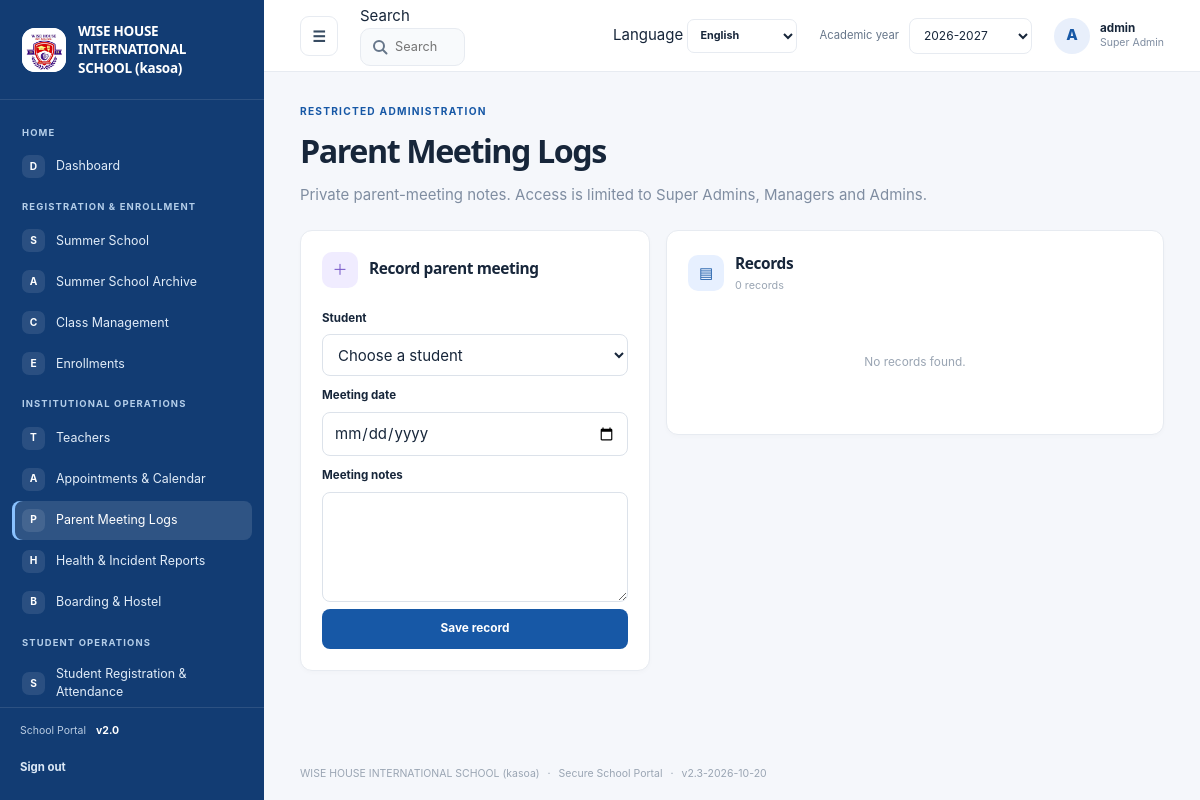
Page /admin/parent-meetings (signed in) on the committed database.
### tables this page shows
CREATE TABLE settings (
    key TEXT PRIMARY KEY,
    value TEXT NOT NULL
);

CREATE TABLE navigation_items (
    id INTEGER PRIMARY KEY AUTOINCREMENT,
    category TEXT NOT NULL,
    title TEXT NOT NULL,
    icon TEXT NOT NULL DEFAULT 'circle',
    url_endpoint TEXT NOT NULL,
    route_arg TEXT NOT NULL DEFAULT '',
    is_active INTEGER NOT NULL DEFAULT 1 CHECK (is_active IN (0, 1)),
    display_order INTEGER NOT NULL DEFAULT 0
);

CREATE TABLE users (
    id INTEGER PRIMARY KEY AUTOINCREMENT,
    username TEXT NOT NULL UNIQUE,
    password_hash TEXT NOT NULL,
    role TEXT NOT NULL DEFAULT 'manager'
      CHECK (role IN (
        'super_admin', 'admin', 'manager', 'teacher', 'student', 'parent',
        'health_officer', 'boarding_master'
      )),
    email TEXT UNIQUE,
    teacher_id INTEGER REFERENCES teachers(id) ON DELETE CASCADE,
    student_id INTEGER REFERENCES students(id) ON DELETE CASCADE,
    is_active INTEGER NOT NULL DEFAULT 1 CHECK (is_active IN (0, 1))
);

### school_system/views.py (the view, shortened to what this page needs)
@bp.route("/admin/parent-meetings", methods=("GET", "POST"))
@roles_required("super_admin", "manager", "admin")
def parent_meetings():
    db = get_db()
    edit_id = request.args.get("edit", type=int)
    editing = None
    if edit_id:
        editing = db.execute(
            "SELECT * FROM parent_meetings WHERE id=?", (edit_id,)
        ).fetchone()
        if editing is None:
            abort(404)
    students = db.execute(
        "SELECT id,name,grade_level FROM students ORDER BY name"
    ).fetchall()
    records = db.execute(
        "SELECT m.id,m.student_id,m.meeting_date,m.notes,m.created_at,"
        "s.name AS student_name,s.grade_level,u.username AS author "
        "FROM parent_meetings m JOIN students s ON s.id=m.student_id "
        "LEFT JOIN users u ON u.id=m.created_by "
        "ORDER BY m.meeting_date DESC,m.id DESC LIMIT 500"
    ).fetchall()
    return render_template(
        "admin_records.html", module="parent-meetings", records=records,
        students=students, editing=editing,
    )

### school_system/auth.py (called while the page is built)
@bp.before_app_request
def load_logged_in_user():
    user_id = session.get("user_id")
    if user_id is None:
        session.pop("username", None)
        session.pop("role", None)
        return
    user = get_db().execute(
        "SELECT id, username, role, is_active FROM users WHERE id = ?", (user_id,)
    ).fetchone()
    if user is None or not user["is_active"]:
        session.clear()
    else:
        session["username"] = user["username"]
        session["role"] = user["role"]

def login_required(view):
    @functools.wraps(view)
    def wrapped_view(**kwargs):
        if session.get("user_id") is None:
            return redirect(url_for("auth.login"))
        return view(**kwargs)
    return wrapped_view

def roles_required(*roles):
    def decorator(view):
        @functools.wraps(view)
        @login_required
        def wrapped_view(**kwargs):
            if session.get("role") not in roles:
                abort(403)
            return view(**kwargs)
        return wrapped_view
    return decorator

### school_system/db.py (called while the page is built)
def get_db():
    if "db" not in g:
        g.db = sqlite3.connect(current_app.config["DATABASE"])
        g.db.row_factory = sqlite3.Row
        g.db.execute("PRAGMA foreign_keys = ON")
    return g.db

### school_system/views.py (called while the page is built, shortened)
@bp.app_template_filter("translate")
def translate(text, language="en"):
    if language == "en" or not isinstance(text, str):
        return text

### school_system/templates/admin_records.html (shortened to what this page needs)
{% extends "base.html" %}
{% set is_meeting = module == 'parent-meetings' %}
{% block content %}
  <section class="page-title-row">
    <div>
      <span class="eyebrow">{{ 'RESTRICTED ADMINISTRATION'|translate(language) }}</span>
      <h1>{{ ('Parent Meeting Logs' if is_meeting else 'Health & Incident Reports')|translate(language) }}</h1>
      <p class="muted">{{ ('Private parent-meeting notes. Access is limited to Super Admins, Managers and Admins.' if is_meeting else 'Confidential health and incident records. Access is limited to Super Admins, Managers and Admins.')|translate(language) }}</p>
    </div>
  </section>
  <div class="admin-grid">
    <section class="portal-card user-form-card">
      <div class="card-heading"><div><span class="card-icon lavender">＋</span><div><h2>{{ ('Edit meeting record' if editing else 'Record parent meeting') if is_meeting else ('Edit report' if editing else 'Record health or incident report')|translate(language) }}</h2></div></div></div>
      <form method="post" class="stack user-create-form">
        <label for="student-id">{{ 'Student'|translate(language) }}</label>
        <select id="student-id" name="student_id" required>
          <option value="">{{ 'Choose a student'|translate(language) }}</option>
        </select>
        {% if is_meeting %}
          <label for="meeting-date">{{ 'Meeting date'|translate(language) }}</label>
          <input id="meeting-date" type="date" name="meeting_date" value="{{ editing.meeting_date if editing else '' }}" required>
          <label for="meeting-notes">{{ 'Meeting notes'|translate(language) }}</label>
          <textarea id="meeting-notes" name="notes" rows="4" maxlength="4000" required>{{ editing.notes if editing else '' }}</textarea>
        {% endif %}
        <button type="submit">{{ ('Save changes' if editing else 'Save record')|translate(language) }}</button>
      </form>
    </section>
    <section class="portal-card account-list-card">
      <div class="card-heading"><div><span class="card-icon blue">▤</span><div><h2>{{ 'Records'|translate(language) }}</h2><p>{{ records|length }} {{ 'records'|translate(language) }}</p></div></div></div>
      {% if records %}
        <div class="event-list">
          {% for item in records %}
            <article class="event-item">
              <span class="event-date">{{ item.meeting_date if is_meeting else item.reported_at|replace('T',' ') }}</span>
              <div class="request-content">
                <h3>{{ item.student_name }} · {{ item.grade_level }}</h3>
                {% if not is_meeting %}<p><strong>{{ item.report_type|title|translate(language) }}</strong></p>{% endif %}
                <p>{{ item.notes if is_meeting else item.details }}</p>
                {% if item.author %}<small>{{ 'Recorded by'|translate(language) }}: {{ item.author }}</small>{% endif %}
                <div class="homework-actions">
                  <a href="{{ url_for('views.parent_meetings' if is_meeting else 'views.health_reports', edit=item.id) }}">{{ 'Edit'|translate(language) }}</a>
                  {% if session.get('role') in ('super_admin','manager') %}
                    {% if is_meeting %}
                      <form method="post" action="{{ url_for('views.delete_parent_meeting', meeting_id=item.id) }}"><input type="hidden" name="csrf_token" value="{{ csrf_token() }}"><button class="danger-link" type="submit">{{ 'Delete'|translate(language) }}</button></form>
                    {% else %}
                      <form method="post" action="{{ url_for('views.delete_health_report', report_id=item.id) }}"><input type="hidden" name="csrf_token" value="{{ csrf_token() }}"><button class="danger-link" type="submit">{{ 'Delete'|translate(language) }}</button></form>
                    {% endif %}
                  {% endif %}
                </div>
              </div>
            </article>
          {% endfor %}
        </div>
      {% else %}
        <div class="card-empty"><p>{{ 'No records found.'|translate(language) }}</p></div>
      {% endif %}
    </section>
  </div>
{% endblock %}

### school_system/templates/base.html (shortened to what this page needs)
<!doctype html>
<html lang="{{ language or 'en' }}" dir="{{ 'rtl' if language in ('ar',) else 'ltr' }}">
  <head>
    <link rel="stylesheet" href="{{ url_for('static', filename='style.css') }}">
    <link rel="stylesheet" href="{{ url_for('static', filename='portal.css') }}">
  </head>
  <body class="{% block body_class %}portal-body{% endblock %}">
    {% if session.get('user_id') and not public_page|default(false) %}
      <div class="portal-shell" id="portal-shell">
        <aside class="sidebar" id="sidebar" style="background-color: {{ site_settings.sidebar_color }};">
          <a class="school-brand" href="{{ url_for('views.dashboard') }}">
            <span class="school-logo">
              {% if brand_settings.get('logo_filename') %}
                <img src="{{ url_for('views.uploaded_logo', filename=brand_settings.get('logo_filename')) }}" alt="{{ school_name }} logo">
              {% else %}<span class="logo-mark">W</span>{% endif %}
            </span>
            <span class="school-name">{{ school_name }}</span>
          </a>
          <div class="sidebar-scroll" data-scroll-keep="sidebar" data-scroll-global>
            {% set nav_state = namespace(category=None) %}
            {% for item in nav_items %}
              {% if item.category != nav_state.category %}
                {% if not loop.first %}</section>{% endif %}
                <section class="nav-group"><p class="nav-heading">{{ item.category }}</p>
                {% set nav_state.category = item.category %}
              {% endif %}
              <a class="nav-link {% if request.endpoint == item.url_endpoint and (not item.get('resource') or request.view_args.get('resource') == item.get('resource')) %}active{% endif %}"
                href="{{ url_for(item.url_endpoint, resource=item.resource) if item.get('resource') else url_for(item.url_endpoint, module=item.module) if item.get('module') else url_for(item.url_endpoint) }}">
                <span class="nav-icon" aria-hidden="true">{{ item.icon[:1]|upper }}</span><span>{{ item.title }}</span>
              </a>
            {% endfor %}
            {% if nav_items %}</section>{% endif %}
          </div>
          <div class="sidebar-footer">
            <span class="sidebar-version">School Portal <b>v2.0</b></span>
            <form action="{{ url_for('auth.logout') }}" method="post">
              <button class="sidebar-logout" type="submit">{{ 'Sign out'|translate(language) }}</button>
            </form>
          </div>
        </aside>
        <div class="portal-main">
          <header class="topbar">
            <button class="icon-button menu-toggle" id="menu-toggle" type="button" aria-label="Toggle navigation" aria-expanded="true">☰</button>
            {% include "_global_search.html" %}
            <form class="language-select" method="post" action="{{ url_for('views.change_language') }}">
              <label for="portal-language" class="sr-only">Language</label>
              <select id="portal-language" name="language" aria-label="Language" onchange="this.form.submit()">
                {% for code, label in languages.items() %}
                  <option value="{{ code }}" {% if language == code %}selected{% endif %}>{{ label }}</option>
                {% endfor %}
              </select>
            </form>
            <form class="year-select" method="get" action="{{ url_for('views.dashboard') }}">
              <label for="academic-year">{{ 'Academic year'|translate(language) }}</label>
              <select id="academic-year" name="year" onchange="this.form.submit()">
                {% set year = request.args.get('year', academic_year) %}
                {% for option in academic_year_options %}
                  <option value="{{ option }}" {% if year == option %}selected{% endif %}>{{ option }}</option>
                {% endfor %}
              </select>
            </form>
            <a class="profile-chip" href="{{ url_for('views.profile') }}" aria-label="User profile">
              <span class="avatar">{{ session.get('username', 'U')[:1]|upper }}</span>
              <span class="profile-copy"><b>{{ session.get('username') }}</b><small>{{ role_label }}</small></span>
            </a>
          </header>
          <main class="page-content">
            {% block content %}{% endblock %}
          </main>
          <footer class="page-footer">{{ school_name }} <span>·</span> Secure School Portal <span>·</span> v{{ app_version }}</footer>
        </div>
      </div>
    {% else %}
      {% for category, message in get_flashed_messages(with_categories=true) %}
        <p class="flash {{ category }} login-flash" role="status">{{ message|translate(language) }}</p>
      {% endfor %}
      {% block public_content %}{% endblock %}
    {% endif %}
  </body>
</html>

### school_system/templates/_global_search.html (shortened to what this page needs)
<div class="global-search" role="search">
  <label for="global-search-input" class="sr-only">{{ 'Search'|translate(language) }}</label>
  <input id="global-search-input" type="search" autocomplete="off" maxlength="60"
    placeholder="{{ 'Search students, teachers, pages…'|translate(language) }}" aria-controls="gs-panel" aria-expanded="false">
</div>

### school_system/static/portal.css (style rules this page uses)
.sidebar-logout { width:100%;min-height:34px;justify-content:flex-start;margin-top:12px;padding:6px 0;background:transparent;color:#dce9f7;font-size:.76rem }
.language-select select { min-height:34px;padding:5px 8px;border:1px solid var(--line);border-radius:7px;background:#fff;color:var(--ink);font-size:.72rem;font-weight:700 }
.settings-fields textarea,.stack textarea { width:100%;min-height:78px;padding:9px 11px;border:1px solid #dce2ea;border-radius:8px;background:#fff;color:var(--ink);font:inherit }

### school_system/templates/_global_search.html (style rules this page uses)
.global-search { position:relative;flex:1;min-width:0;max-width:460px }
.global-search input { width:100%;min-height:38px;padding:7px 12px 7px 34px;border:1px solid var(--line,#e4e7ec);border-radius:10px;font:inherit;font-size:.85rem;color:var(--ink,#101828) }

### rows in the picture
settings: value (picture)
settings: value "WISE HOUSE INTERNATIONAL SCHOOL (kasoa)"
navigation_items: category "HOME", icon "D", title "Dashboard"
navigation_items: category "REGISTRATION & ENROLLMENT", icon "S", title "Summer School"
navigation_items: icon "A", title "Summer School Archive"
navigation_items: icon "C", title "Class Management"
navigation_items: icon "E", title "Enrollments"
navigation_items: category "INSTITUTIONAL OPERATIONS", icon "T", title "Teachers"
navigation_items: icon "A", title "Appointments & Calendar"
navigation_items: icon "P", title "Parent Meeting Logs"
navigation_items: icon "H", title "Health & Incident Reports"
navigation_items: icon "B", title "Boarding & Hostel"
navigation_items: category "STUDENT OPERATIONS", icon "S", title "Student Registration & Attendance"
settings: value "Sign out", value "Search", value "Search students, teachers, pages…", language "English", value "Academic year", value "RESTRICTED ADMINISTRATION", value "Parent Meeting Logs", value "Private parent-meeting notes. Access is limited to Super Admins, Managers and Admins.", value "Student", student_id "Choose a student", value "Meeting date", value "Meeting notes", value "Save record", value "Records", value "records", value "No records found."
settings: year "2026-2027"
users: username "A", get "admin"

### other values in the picture
{{ role_label }} "Super Admin"
{{ records|length }} "0"
{{ app_version }} "2.3-2026-10-20"
